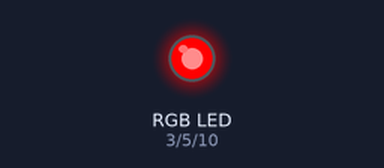
Bench run of a sketch on a simulated Arduino Uno, built with avr-gcc and run on an emulated ATmega328P. Parts: an RGB LED mixed from three pins (HIGH = lit). Dim RGB values are drawn brighter than linear.

Above: at 0.05 s.
At 1.25 s:
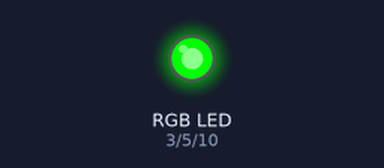
At 2.5 s:
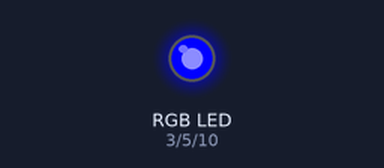
At 3.75 s:
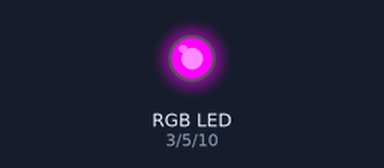
At 5.0 s:
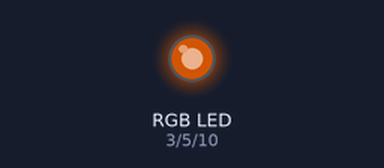
Timing chart, 0 to 6.5 s (numbered marks = the images above):
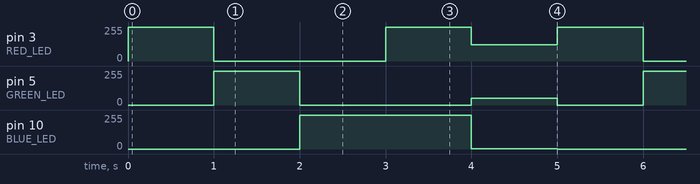

Measured:
- by itself, pin 3 (RED_LED): repeats every 5.0 s: 0/255 2.0 s, 255/255 1.0 s, 123/255 1.0 s, 255/255 1.0 s
- by itself, pin 5 (GREEN_LED): repeats every 5.0 s: 0/255 2.0 s, 50/255 1.0 s, 0/255 1.0 s, 255/255 1.0 s
- by itself, pin 10 (BLUE_LED): repeats every 5.0 s: 2/255 1.0 s, 0/255 2.0 s, 255/255 2.0 s

The sketch:

RGB_LED_Basic.ino
```cpp
#define RED_LED 3
#define GREEN_LED 5
#define BLUE_LED 10


void setup() {
  // put your setup code here, to run once:
  pinMode(RED_LED,OUTPUT);
  pinMode(GREEN_LED,OUTPUT);
  pinMode(BLUE_LED,OUTPUT);
}

void loop() {
  // put your main code here, to run repeatedly:
  //Method 1
  analogWrite(RED_LED,255);
   analogWrite(GREEN_LED,0);
  analogWrite(BLUE_LED,0);
  delay(1000);
    analogWrite(RED_LED,0);
   analogWrite(GREEN_LED,255);
  analogWrite(BLUE_LED,0);
  delay(1000);
    analogWrite(RED_LED,0);
   analogWrite(GREEN_LED,0);
  analogWrite(BLUE_LED,255);
  delay(1000);
  //mixed
  analogWrite(RED_LED,255);
  analogWrite(RED_LED,255);
  analogWrite(RED_LED,255);
    delay(1000);

analogWrite(RED_LED,123);
  analogWrite(GREEN_LED,50);
  analogWrite(BLUE_LED,2);
 delay(1000);
}
```
